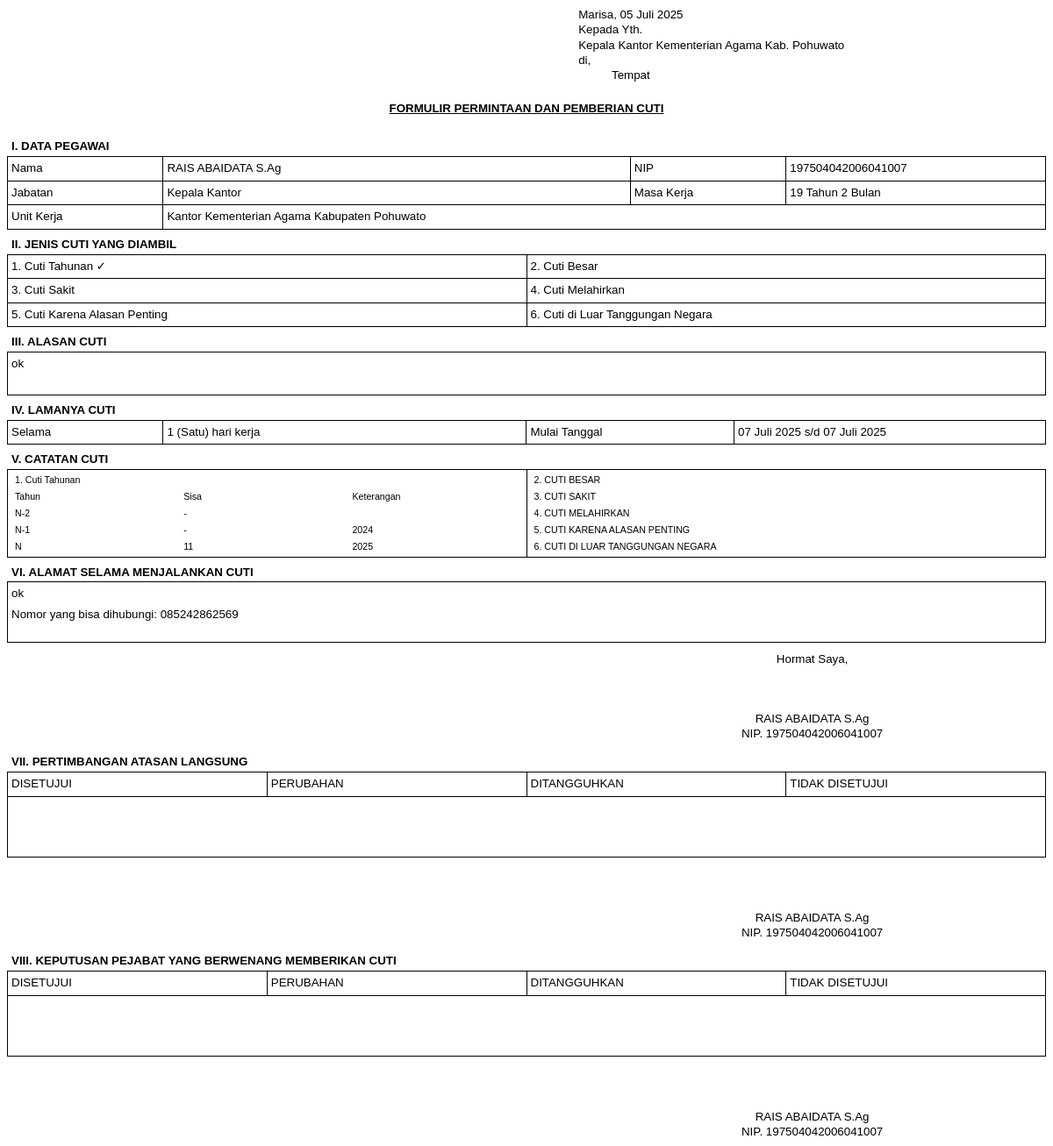
The page /cuti/surat/6/cetak/ (signed in) on the database its author committed.
### cuti/models.py (models this page shows, shortened)
class PengajuanCuti(models.Model):
    STATUS_CHOICES = [
        ('DRAFT', 'Draft'),
        ('PENDING_ATASAN', 'Menunggu Persetujuan Atasan'),
        ('PENDING_KEPALA', 'Menunggu Keputusan Kepala'),
        ('DISETUJUI', 'Disetujui'),
        ('DITOLAK_ATASAN', 'Ditolak oleh Atasan'),
        ('DITOLAK_KEPALA', 'Ditolak oleh Kepala'),
        ('PERUBAHAN', 'Disarankan Perubahan'),
        ('DITANGGUHKAN', 'Ditangguhkan'),
    ]
    pegawai = models.ForeignKey(User, on_delete=models.CASCADE, related_name='pengajuan')
    jenis_cuti = models.ForeignKey(JenisCuti, on_delete=models.PROTECT)
    alasan = models.TextField()
    tanggal_mulai = models.DateField()
    tanggal_selesai = models.DateField()
    lama_cuti = models.PositiveIntegerField(help_text="Jumlah hari kerja")
    alamat_selama_cuti = models.TextField()
    telepon_selama_cuti = models.CharField(max_length=15)
    dokumen_pendukung = models.FileField(
        upload_to='dokumen_cuti/',
        null=True,
        blank=True,
        verbose_name="Dokumen Pendukung (jika ada)"
    )
    tanda_tangan_pegawai = models.TextField(
        null=True, blank=True, verbose_name="Tanda Tangan Pegawai (Data URL)"
    )
    status = models.CharField(max_length=20, choices=STATUS_CHOICES, default='PENDING_ATASAN')
    created_at = models.DateTimeField(auto_now_add=True)
    atasan_penyetuju = models.ForeignKey(User, on_delete=models.SET_NULL, null=True, blank=True, related_name='persetujuan_atasan')
    catatan_atasan = models.TextField(blank=True, null=True)
    tanggal_pertimbangan_atasan = models.DateTimeField(null=True, blank=True)
    kepala_penyetuju = models.ForeignKey(User, on_delete=models.SET_NULL, null=True, blank=True, related_name='persetujuan_kepala')
    catatan_kepala = models.TextField(blank=True, null=True)
    tanggal_keputusan_kepala = models.DateTimeField(null=True, blank=True)
    class Meta:
        ordering = ['-created_at']
        verbose_name_plural = "Data Pengajuan Cuti"

class SaldoCutiTahunan(models.Model):
    pegawai = models.ForeignKey(User, on_delete=models.CASCADE, related_name="saldo_cuti")
    tahun = models.PositiveIntegerField()
    sisa_hari = models.PositiveIntegerField(default=12)
    class Meta:
        unique_together = ('pegawai', 'tahun')
        verbose_name_plural = "Data Saldo Cuti Tahunan"

### users/models.py (models this page shows, shortened)
class User(AbstractUser):
    username = None
    nip = models.CharField(max_length=18, unique=True, verbose_name="NIP")
    USERNAME_FIELD = 'nip'
    REQUIRED_FIELDS = ['first_name', 'last_name']
    objects = CustomUserManager()
    class Meta:
        verbose_name = "Pengguna"
        verbose_name_plural = "Daftar Pengguna"

class Profile(models.Model):
    STATUS_CHOICES = [
        ('PNS', 'PNS'),
        ('PPPK', 'PPPK'),
    ]
    user = models.OneToOneField(User, on_delete=models.CASCADE, related_name="profile")
    jabatan = models.ForeignKey(Jabatan, on_delete=models.SET_NULL, null=True, blank=True)
    status_kepegawaian = models.CharField(
        max_length=4,
        choices=STATUS_CHOICES,
        default='PNS',
        verbose_name="Status Kepegawaian"
    )
    atasan_langsung = models.ForeignKey('self', on_delete=models.SET_NULL, null=True, blank=True, related_name='bawahan')
    masa_kerja_tahun = models.PositiveIntegerField(default=0, verbose_name="Masa Kerja (Tahun)")
    masa_kerja_bulan = models.PositiveIntegerField(default=0, verbose_name="Masa Kerja (Bulan)")
    no_telepon = models.CharField(max_length=15, blank=True)
    sisa_cuti_sakit = models.PositiveIntegerField(
        default=14, verbose_name="Sisa Cuti Sakit (Hari)"
    )
    sisa_cuti_melahirkan = models.PositiveIntegerField(
        default=90, verbose_name="Sisa Cuti Melahirkan (Hari)"
    )
    sisa_cuti_alasan_penting = models.PositiveIntegerField(
        default=7, verbose_name="Sisa Cuti Alasan Penting (Hari)"
    )

class Jabatan(models.Model):
    nama_jabatan = models.CharField(max_length=100)
    class Meta:
        verbose_name_plural = "Daftar Jabatan"

### cuti/views.py (the view)
# urls.py: path('surat/<int:pk>/cetak/', views.cetak_surat_cuti, name='cetak_surat_cuti'),
@login_required
def cetak_surat_cuti(request, pk):
    pengajuan = get_object_or_404(PengajuanCuti, pk=pk, status='DISETUJUI')
    is_pemilik = pengajuan.pegawai == request.user
    is_atasan = pengajuan.atasan_penyetuju == request.user if pengajuan.atasan_penyetuju else False
    is_kepala = request.user.groups.filter(name='Kepala Kantor').exists()
    if not (is_pemilik or is_atasan or is_kepala):
        messages.error(request, "Anda tidak memiliki izin untuk mengakses dokumen ini.")
        return redirect('dashboard')
    tahun_sekarang = timezone.now().year
    sisa_cuti = {
        'n': SaldoCutiTahunan.objects.filter(pegawai=pengajuan.pegawai, tahun=tahun_sekarang).first(),
        'n_1': SaldoCutiTahunan.objects.filter(pegawai=pengajuan.pegawai, tahun=tahun_sekarang - 1).first(),
        'n_2': SaldoCutiTahunan.objects.filter(pegawai=pengajuan.pegawai, tahun=tahun_sekarang - 2).first(),
    }
    context = {
        'pengajuan': pengajuan,
        'sisa_cuti': sisa_cuti,
        'tahun_sekarang': tahun_sekarang
    }
    return render(request, 'cetak_surat_cuti.html', context)

### cuti/templatetags/cuti_extras.py (called while the page is built)
@register.filter(name='terbilang')
def terbilang(n):
    if n is None or not isinstance(n, int):
        return ""
    satuan = ["", "Satu", "Dua", "Tiga", "Empat", "Lima", "Enam", "Tujuh", "Delapan", "Sembilan", "Sepuluh", "Sebelas"]
    if n < 12:
        return satuan[n]
    elif n < 20:
        return terbilang(n - 10) + " Belas"
    elif n < 100:
        return terbilang(n // 10) + " Puluh " + terbilang(n % 10)
    elif n < 200:
        return "Seratus " + terbilang(n - 100)
    elif n < 1000:
        return terbilang(n // 100) + " Ratus " + terbilang(n % 100)
    else:
        return str(n) # Fallback jika angka terlalu besar

### templates/cetak_surat_cuti.html (shortened to what this page needs)
{% load static %}
{% load cuti_extras %}
<!DOCTYPE html>
<html>
<head>
</head>
<body>
    <div class="header-block">
        <p>Marisa, {% now "d F Y" %}</p>
        <p>Kepada Yth.</p>
        <p>Kepala Kantor Kementerian Agama Kab. Pohuwato</p>
        <p>di,</p>
        <p style="text-indent: 1cm;">Tempat</p>
    </div>
    <h4 class="main-title">FORMULIR PERMINTAAN DAN PEMBERIAN CUTI</h4>
    <div class="section-title">I. DATA PEGAWAI</div>
    <table>
        <tr>
            <td style="width: 15%;">Nama</td><td style="width: 45%;">{{ pengajuan.pegawai.get_full_name }}</td>
            <td style="width: 15%;">NIP</td><td style="width: 25%;">{{ pengajuan.pegawai.nip }}</td>
        </tr>
        <tr>
            <td>Jabatan</td><td>{{ pengajuan.pegawai.profile.jabatan.nama_jabatan|default:"-" }}</td>
            <td>Masa Kerja</td><td>{{ pengajuan.pegawai.profile.masa_kerja_tahun }} Tahun {{ pengajuan.pegawai.profile.masa_kerja_bulan }} Bulan</td>
        </tr>
        <tr>
            <td>Unit Kerja</td><td colspan="3">Kantor Kementerian Agama Kabupaten Pohuwato</td>
        </tr>
    </table>
    <div class="section-title">II. JENIS CUTI YANG DIAMBIL</div>
    <table>
        <tr>
            <td style="width: 50%;">1. Cuti Tahunan {% if pengajuan.jenis_cuti.kode == 'CT' %} <span style="font-family: DejaVu Sans;">✓</span>{% endif %}</td>
            <td style="width: 50%;">2. Cuti Besar {% if pengajuan.jenis_cuti.kode == 'CB' %} <span style="font-family: DejaVu Sans;">✓</span>{% endif %}</td>
        </tr>
        <tr><td>3. Cuti Sakit </td><td>4. Cuti Melahirkan </td></tr>
        <tr><td>5. Cuti Karena Alasan Penting </td><td>6. Cuti di Luar Tanggungan Negara </td></tr>
    </table>
    <div class="section-title">III. ALASAN CUTI</div>
    <table><tr><td style="height: 40px;">{{ pengajuan.alasan }}</td></tr></table>
    <div class="section-title">IV. LAMANYA CUTI</div>
    <table>
        <tr>
            <td style="width: 15%;">Selama</td>
            <td style="width: 35%;">{{ pengajuan.lama_cuti }} ({{ pengajuan.lama_cuti|terbilang }}) hari kerja</td>
            <td style="width: 20%;">Mulai Tanggal</td>
            <td style="width: 30%;">{{ pengajuan.tanggal_mulai|date:"d F Y" }} s/d {{ pengajuan.tanggal_selesai|date:"d F Y" }}</td>
        </tr>
    </table>
    <div class="section-title">V. CATATAN CUTI</div>
    <table class="catatan-cuti-table">
        <tr>
            <td style="width: 50%;" colspan="3">
                <table class="sub-table catatan-cuti-table">
                    <tr><td class="font-bold" colspan="3">1. Cuti Tahunan</td></tr>
                    <tr><td style="width: 33%;">Tahun</td><td style="width: 33%;">Sisa</td><td style="width: 34%;">Keterangan</td></tr>
                    <tr><td>N-2</td><td>{{ sisa_cuti.n_2.sisa_hari|default:"-" }}</td><td></td></tr>
                    <tr><td>N-1</td><td>{{ sisa_cuti.n_1.sisa_hari|default:"-" }}</td><td>{{ tahun_sekarang|add:"-1" }}</td></tr>
                    <tr><td>N</td><td>{{ sisa_cuti.n.sisa_hari|default:"-" }}</td><td>{{ tahun_sekarang }}</td></tr>
                </table>
            </td>
            <td style="width: 50%;">
                <table class="sub-table catatan-cuti-table">
                    <tr><td>2. CUTI BESAR</td></tr>
                    <tr><td>3. CUTI SAKIT</td></tr>
                    <tr><td>4. CUTI MELAHIRKAN</td></tr>
                    <tr><td>5. CUTI KARENA ALASAN PENTING</td></tr>
                    <tr><td>6. CUTI DI LUAR TANGGUNGAN NEGARA</td></tr>
                </table>
            </td>
        </tr>
    </table>
    <div class="signature-section">
        <div class="section-title">VI. ALAMAT SELAMA MENJALANKAN CUTI</div>
        <table style="margin-bottom: 5px;">
            <tr><td style="height: 60px;">
                <p style="margin: 0 0 5px 0;">{{ pengajuan.alamat_selama_cuti }}</p>
                <p style="margin: 0;">Nomor yang bisa dihubungi: {{ pengajuan.telepon_selama_cuti }}</p>
            </td></tr>
        </table>
        <div class="signature-block">
            <p>Hormat Saya,</p>
            <div class="signature-space">
            </div>
            <p class="signature-name">{{ pengajuan.pegawai.get_full_name }}</p>
            <p class="signature-nip">NIP. {{ pengajuan.pegawai.nip }}</p>
        </div>
        <div class="clearfix"></div>
    </div>
    <div class="signature-section" style="margin-top: 15px;">
        <div class="section-title">VII. PERTIMBANGAN ATASAN LANGSUNG</div>
        <table style="margin-bottom: 5px;">
            <tr>
                <td class="text-center" style="width: 25%;">DISETUJUI</td>
                <td class="text-center" style="width: 25%;">PERUBAHAN</td>
                <td class="text-center" style="width: 25%;">DITANGGUHKAN</td>
                <td class="text-center" style="width: 25%;">TIDAK DISETUJUI</td>
            </tr>
            <tr><td colspan="4" style="height: 60px;">&nbsp;</td></tr>
        </table>
        <div class="signature-block">
            <div class="signature-space">
            </div>
            <p class="signature-name">{{ pengajuan.atasan_penyetuju.get_full_name|default_if_none:"....................................." }}</p>
            <p class="signature-nip">NIP. {{ pengajuan.atasan_penyetuju.nip|default_if_none:"....................................." }}</p>
        </div>
        <div class="clearfix"></div>
    </div>
    <div class="signature-section" style="margin-top: 15px;">
        <div class="section-title">VIII. KEPUTUSAN PEJABAT YANG BERWENANG MEMBERIKAN CUTI</div>
        <table style="margin-bottom: 5px;">
            <tr>
                <td class="text-center" style="width: 25%;">DISETUJUI</td>
                <td class="text-center" style="width: 25%;">PERUBAHAN</td>
                <td class="text-center" style="width: 25%;">DITANGGUHKAN</td>
                <td class="text-center" style="width: 25%;">TIDAK DISETUJUI</td>
            </tr>
            <tr><td colspan="4" style="height: 60px;">&nbsp;</td></tr>
        </table>
        <div class="signature-block">
            <div class="signature-space">
            </div>
            <p class="signature-name">{{ pengajuan.kepala_penyetuju.get_full_name|default_if_none:"....................................." }}</p>
            <p class="signature-nip">NIP. {{ pengajuan.kepala_penyetuju.nip|default_if_none:"....................................." }}</p>
        </div>
        <div class="clearfix"></div>
    </div>
</body>
</html>

### templates/cetak_surat_cuti.html (style rules this page uses)
body { font-family: Arial, sans-serif; font-size: 10pt; line-height: 1.4; }
table { width: 100%; border-collapse: collapse; page-break-inside: avoid; }
td, th { border: 1px solid black; padding: 4px; vertical-align: top; }
.header-block { width: 45%; float: right; text-align: left; margin-bottom: 20px; }
.header-block p { margin: 0; line-height: 1.3; }
.main-title { text-align: center; font-weight: bold; text-decoration: underline; margin-bottom: 25px; clear: both; }
.section-title { font-weight: bold; padding-left: 5px; margin-top: 8px; margin-bottom: 1px; }
.catatan-cuti-table td { font-size: 8pt; padding: 2px 4px; }
.sub-table td { border: none; }
.signature-section { margin-top: 5px; page-break-inside: avoid; }
.signature-block { width: 45%; text-align: center; float: right; margin-top: 5px; }
.signature-block p { margin: 0; line-height: 1.3; }
.signature-space { height: 50px; display: flex; align-items: center; justify-content: center; font-style: italic; color: #555; }
.signature-name { font-weight: normal; }
.signature-nip { font-size: 10pt; }
.clearfix::after { content: ""; clear: both; display: table; }

### rows shown on the page
PengajuanCuti: pegawai.get_full_name "RAIS ABAIDATA S.Ag", pegawai.nip "197504042006041007", pegawai.profile.jabatan.nama_jabatan "Kepala Kantor", pegawai.profile.masa_kerja_tahun "19", pegawai.profile.masa_kerja_bulan "2", alasan "ok", lama_cuti "1", lama_cuti|terbilang "Satu", tanggal_mulai "07 Juli 2025", tanggal_selesai "07 Juli 2025", alamat_selama_cuti "ok", telepon_selama_cuti "085242862569", atasan_penyetuju.get_full_name "RAIS ABAIDATA S.Ag", atasan_penyetuju.nip "197504042006041007", kepala_penyetuju.get_full_name "RAIS ABAIDATA S.Ag", kepala_penyetuju.nip "197504042006041007"
SaldoCutiTahunan: n.sisa_hari "11"

### other values the page prints
{{ sisa_cuti.n_2.sisa_hari|default:"-" }} "-"
{{ sisa_cuti.n_1.sisa_hari|default:"-" }} "-"
